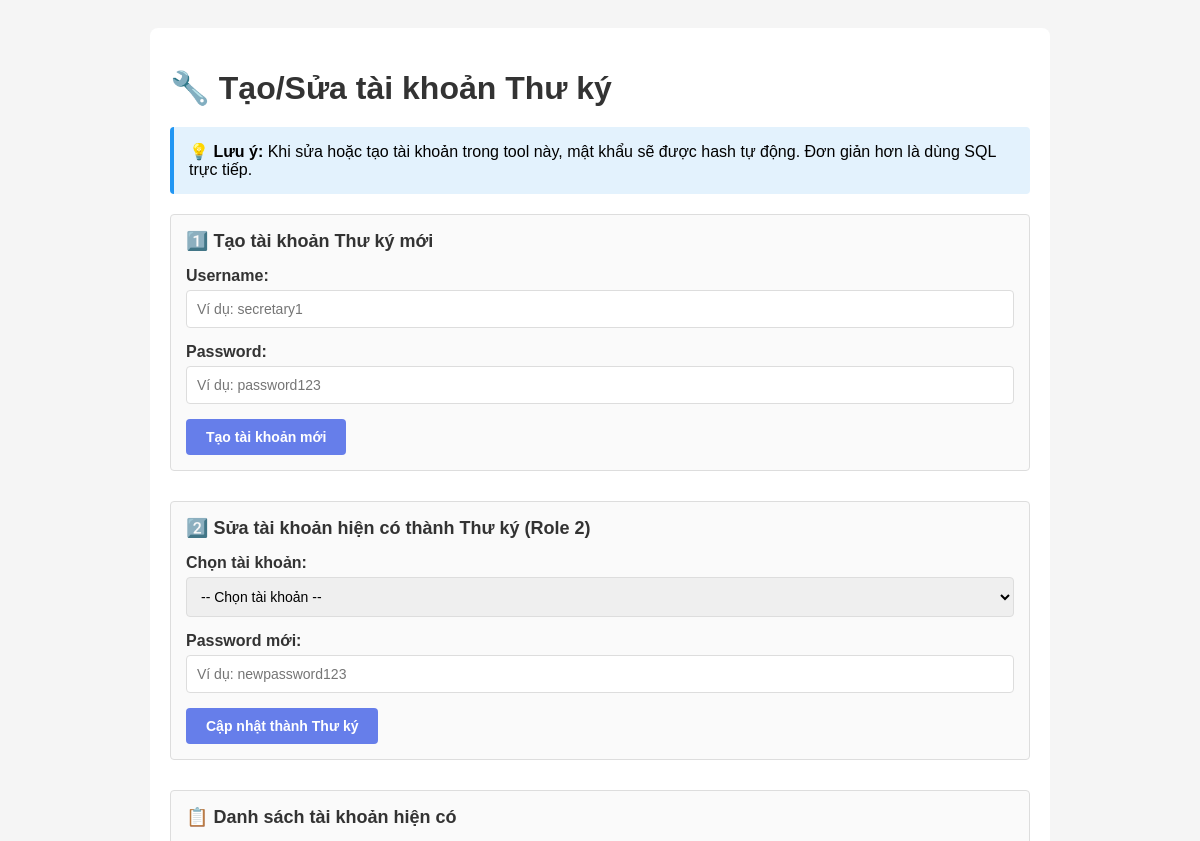
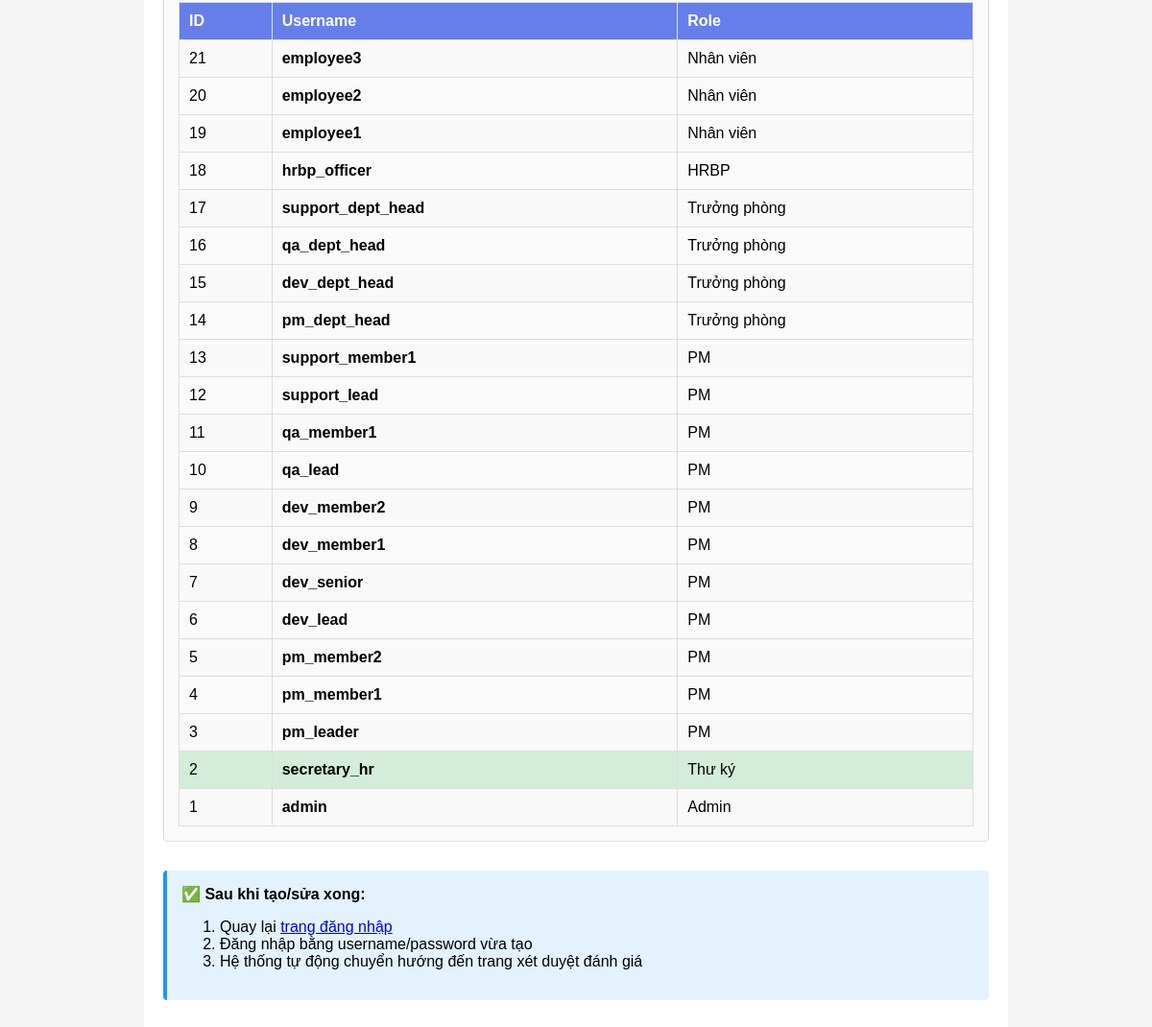
Page /kpi-web/fix-secretary-account.php on the committed database (2 pictures, top to bottom).
### tables this page shows
CREATE TABLE User (
    id INT AUTO_INCREMENT PRIMARY KEY,
    business_unit_id INT,
    username VARCHAR(100) NOT NULL,
    password VARCHAR(255) NOT NULL COMMENT 'Mật khẩu lưu dạng Hash (Bcrypt)',
    role TINYINT NOT NULL COMMENT '1: Admin, 2: Thư ký, 3: PM, 4: Trưởng phòng, 5: HRBP, 6: Nhân viên',
    is_deleted BOOLEAN DEFAULT FALSE,
    FOREIGN KEY (business_unit_id) REFERENCES business_unit(id) ON DELETE SET NULL
);

### kpi-web/fix-secretary-account.php (the view, shortened to what this page needs)
<?php
$host = $_ENV['DB_HOST'] ?? 'localhost';
$db = $_ENV['DB_NAME'] ?? 'kpi_system';
$user = $_ENV['DB_USER'] ?? 'root';
$pass = $_ENV['DB_PASS'] ?? '';
try {
    $pdo = new PDO("mysql:host=$host;dbname=$db;charset=utf8mb4", $user, $pass);
    $pdo->setAttribute(PDO::ATTR_ERRMODE, PDO::ERRMODE_EXCEPTION);
} catch (PDOException $e) {
    die("❌ Kết nối Database thất bại: " . $e->getMessage());
}
$query = "SELECT id, username, role FROM User ORDER BY id DESC";
$stmt = $pdo->query($query);
$users = $stmt->fetchAll(PDO::FETCH_ASSOC);
$roleNames = [1 => 'Admin', 2 => 'Thư ký', 3 => 'PM', 4 => 'Trưởng phòng', 5 => 'HRBP', 6 => 'Nhân viên'];
?>
<!DOCTYPE html>
<html>
<head>
</head>
<body>
    <div class="container">
        <h1>🔧 Tạo/Sửa tài khoản Thư ký</h1>
        <div class="info-box">
            <strong>💡 Lưu ý:</strong> Khi sửa hoặc tạo tài khoản trong tool này, mật khẩu sẽ được hash tự động. Đơn giản hơn là dùng SQL trực tiếp.
        </div>
        <div class="form-section">
            <h2>1️⃣ Tạo tài khoản Thư ký mới</h2>
            <form method="POST">
                <div class="form-group">
                    <label for="new_username">Username:</label>
                    <input type="text" id="new_username" name="username" placeholder="Ví dụ: secretary1" required>
                </div>
                <div class="form-group">
                    <label for="new_password">Password:</label>
                    <input type="text" id="new_password" name="password" placeholder="Ví dụ: password123" required>
                </div>
                <button type="submit">Tạo tài khoản mới</button>
            </form>
        </div>
        <div class="form-section">
            <h2>2️⃣ Sửa tài khoản hiện có thành Thư ký (Role 2)</h2>
            <form method="POST">
                <div class="form-group">
                    <label for="user_id">Chọn tài khoản:</label>
                    <select id="user_id" name="user_id" required>
                        <option value="">-- Chọn tài khoản --</option>
                    </select>
                </div>
                <div class="form-group">
                    <label for="update_password">Password mới:</label>
                    <input type="text" id="update_password" name="password" placeholder="Ví dụ: newpassword123" required>
                </div>
                <button type="submit">Cập nhật thành Thư ký</button>
            </form>
        </div>
        <div class="form-section">
            <h2>📋 Danh sách tài khoản hiện có</h2>
            <table>
                <tr>
                    <th>ID</th>
                    <th>Username</th>
                    <th>Role</th>
                </tr>
                <?php foreach ($users as $u): ?>
                    <tr <?php echo ($u['role'] == 2) ? 'class="role-2"' : ''; ?>>
                        <td><?php echo $u['id']; ?></td>
                        <td><strong><?php echo htmlspecialchars($u['username']); ?></strong></td>
                        <td><?php echo $roleNames[$u['role']] ?? 'Unknown'; ?></td>
                    </tr>
                <?php endforeach; ?>
            </table>
        </div>
        <div class="info-box">
            <strong>✅ Sau khi tạo/sửa xong:</strong>
            <ol>
                <li>Quay lại <a href="/KPI/KPI/kpi-web/login">trang đăng nhập</a></li>
                <li>Đăng nhập bằng username/password vừa tạo</li>
                <li>Hệ thống tự động chuyển hướng đến trang xét duyệt đánh giá</li>
            </ol>
        </div>
    </div>
</body>
</html>

### kpi-web/fix-secretary-account.php (style rules this page uses)
* { box-sizing: border-box; }
body { font-family: Arial; padding: 20px; background: #f5f5f5; }
.container { max-width: 900px; margin: 0 auto; background: white; padding: 20px; border-radius: 8px; }
h1 { color: #333; margin-bottom: 20px; }
.form-section { margin-bottom: 30px; border: 1px solid #ddd; padding: 15px; border-radius: 4px; background: #fafafa; }
.form-section h2 { font-size: 18px; color: #333; margin-top: 0; }
.form-group { margin-bottom: 15px; }
.form-group label { display: block; margin-bottom: 5px; font-weight: bold; color: #333; }
.form-group input, .form-group select { width: 100%; padding: 10px; border: 1px solid #ddd; border-radius: 4px; font-size: 14px; }
button { padding: 10px 20px; background: #667eea; color: white; border: none; border-radius: 4px; cursor: pointer; font-weight: bold; font-size: 14px; }
table { width: 100%; border-collapse: collapse; margin-top: 15px; }
th, td { border: 1px solid #ddd; padding: 10px; text-align: left; }
th { background: #667eea; color: white; }
tr:nth-child(even) { background: #f9f9f9; }
.role-2 { background: #d4edda; }
.info-box { background: #e3f2fd; padding: 15px; border-radius: 4px; margin-bottom: 20px; border-left: 4px solid #2196F3; }

### rows in the picture
user: id "21", username "employee3", role "Nhân viên"
user: id "20", username "employee2", role "Nhân viên"
user: id "19", username "employee1", role "Nhân viên"
user: id "18", username "hrbp_officer", role "HRBP"
user: id "17", username "support_dept_head", role "Trưởng phòng"
user: id "16", username "qa_dept_head", role "Trưởng phòng"
user: id "15", username "dev_dept_head", role "Trưởng phòng"
user: id "14", username "pm_dept_head", role "Trưởng phòng"
user: id "13", username "support_member1", role "PM"
user: id "12", username "support_lead", role "PM"
user: id "11", username "qa_member1", role "PM"
user: id "10", username "qa_lead", role "PM"
user: id "9", username "dev_member2", role "PM"
user: id "8", username "dev_member1", role "PM"
user: id "7", username "dev_senior", role "PM"
user: id "6", username "dev_lead", role "PM"
user: id "5", username "pm_member2", role "PM"
user: id "4", username "pm_member1", role "PM"
user: id "3", username "pm_leader", role "PM"
user: id "2", username "secretary_hr", role "Thư ký"
user: id "1", username "admin", role "Admin"
